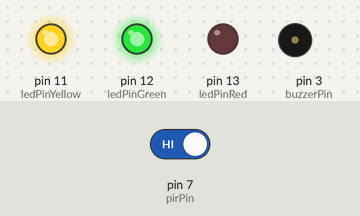
A sketch run on a simulated Arduino Uno, built with avr-gcc and run on an emulated ATmega328P. Parts: output pins drawn as LEDs (lit = HIGH), buzzer (waves = sounding). The inputs (shaded band) are chosen by the test bench; at power-on: pin 7 (pirPin) HIGH. What the sketch prints to the serial monitor is not drawn.

Above: at 1.2 s.
1.3 s: pin 7 (pirPin) driven LOW
At 2.5 s:
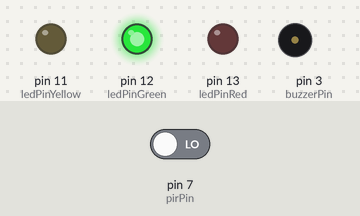
2.8 s: pin 7 (pirPin) driven HIGH
At 5.9 s:
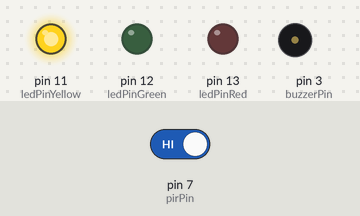
At 7.3 s:
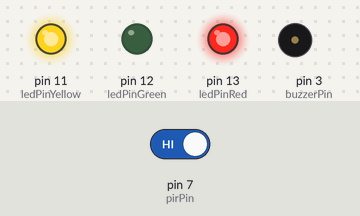
Timing chart, 0 to 15.1 s (numbered marks = the images above; inputs shaded):
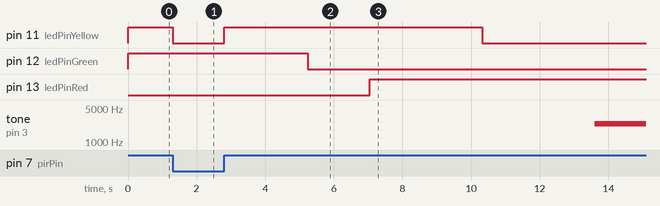

Measured:
- after the input at 1.3 s, pin 11 (ledPinYellow): HIGH → LOW at once; pin 12 (ledPinGreen): stays HIGH (without the input it goes to LOW after 1.1 s)
- after the input at 2.8 s, pin 11 (ledPinYellow): LOW → HIGH at once, → LOW 7.5 s later; pin 12 (ledPinGreen): HIGH → LOW after 2.4 s; pin 13 (ledPinRed): LOW → HIGH after 4.2 s; tone on pin 3 (buzzerPin): silent → 2400 Hz after 10.8 s

The sketch:

midterm_v1.ino
```cpp
//Scott Lee - Miami University - 8 March 2017

const int ledPinRed = 13; //set pins for leds
const int ledPinGreen = 12;
const int ledPinYellow = 11;
const int pirPin = 7; //set pin for pir motion detector
int i = 0;
const int buzzerPin = 3; //set pin for buzzer
const int frequency = 2400; //set frequency of buzzers

const int s = 210; //210 steps = 1 second
const int m = 60 * s; //60 seconds - 1 minute

//define thresholds to change states
const int thr1 = 0 * m + 3 * s;
const int thr2 = 0 * m + 5 * s;
const int thr3 = 0 * m + 8 * s;
const int thr4 = 0 * m + 11 * s;


void setup() {
  Serial.begin(9600); //initilaize serial output

  pinMode(ledPinRed, OUTPUT); //initialize led pins as outputs
  pinMode(ledPinGreen, OUTPUT);
  pinMode(ledPinYellow, OUTPUT);
  pinMode(buzzerPin, OUTPUT); //initialize buzzer pin as output
  pinMode(pirPin, INPUT); // initialize pir pin as input

  digitalWrite(ledPinRed, LOW); //set all led pins to low
  digitalWrite(ledPinGreen, LOW);
  digitalWrite(ledPinYellow, LOW);

}

void loop() {

  //if pir detects no motion
  if (digitalRead(pirPin) == 0) {
    i = 0;
    digitalWrite(ledPinGreen, 1);
    digitalWrite(ledPinRed, 0);
    digitalWrite(ledPinYellow, 0);
    noTone(buzzerPin);
  }

  //if pir sensor detects motion
  else if (digitalRead(pirPin) == 1) {

    //while motion continuosly detected
    while (digitalRead(pirPin) == 1) {
      i++;
      Serial.print(i);
      Serial.print("\n");

      //if below first threshold
      if (i < thr1) {
        //turn on green and yellow leds
        digitalWrite(ledPinRed, 0);
        digitalWrite(ledPinGreen, 1);
        digitalWrite(ledPinYellow, 1);
        noTone(buzzerPin);
      }
      //if above first threshold and below second threshold
      else if (i > thr1 && i < thr2) {
        //turn on yellow led
        digitalWrite(ledPinRed, 0);
        digitalWrite(ledPinGreen, 0);
        digitalWrite(ledPinYellow, 1);
        noTone(buzzerPin);
      }
      //if above second threshold and below third threshold
      else if (i > thr2 && i < thr3) {
        //turn on yellow and red leds
        digitalWrite(ledPinRed, 1);
        digitalWrite(ledPinGreen, 0);
        digitalWrite(ledPinYellow, 1);
        noTone(buzzerPin);
      }
      //if above third threshold and below fourth threshold
      else if (i > thr3 && i < thr4) {
        digitalWrite(ledPinRed, 1);
        digitalWrite(ledPinGreen, 0);
        digitalWrite(ledPinYellow, 0);
        noTone(buzzerPin);
      }
      //if above fourth threshold
      else if (i > thr4) {
        //turn on red led and buzzer
        digitalWrite(ledPinRed, 1);
        digitalWrite(ledPinGreen, 0);
        digitalWrite(ledPinYellow, 0);
        tone(buzzerPin, frequency);
      }
    }
  }

}
```
